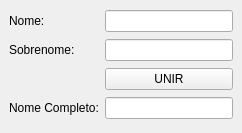
<?xml version="1.0" encoding="UTF-8"?>
<ui version="4.0">
 <class>Janela</class>
 <widget class="QMainWindow" name="Janela">
  <property name="geometry">
   <rect>
    <x>0</x>
    <y>0</y>
    <width>242</width>
    <height>133</height>
   </rect>
  </property>
  <property name="windowTitle">
   <string>Junta Nomes</string>
  </property>
  <widget class="QWidget" name="centralwidget">
   <layout class="QGridLayout" name="gridLayout">
    <item row="0" column="0">
     <widget class="QLabel" name="label_nome">
      <property name="text">
       <string>Nome:</string>
      </property>
     </widget>
    </item>
    <item row="0" column="1">
     <widget class="QLineEdit" name="lineEdit_nome"/>
    </item>
    <item row="1" column="0">
     <widget class="QLabel" name="label_sobrenome">
      <property name="text">
       <string>Sobrenome:</string>
      </property>
     </widget>
    </item>
    <item row="1" column="1">
     <widget class="QLineEdit" name="lineEdit_sobrenome"/>
    </item>
    <item row="2" column="1">
     <widget class="QPushButton" name="pushButton_unir">
      <property name="text">
       <string>UNIR</string>
      </property>
     </widget>
    </item>
    <item row="3" column="0">
     <widget class="QLabel" name="label_completo">
      <property name="text">
       <string>Nome Completo:</string>
      </property>
     </widget>
    </item>
    <item row="3" column="1">
     <widget class="QLineEdit" name="lineEdit_completo"/>
    </item>
   </layout>
  </widget>
 </widget>
 <resources/>
 <connections/>
</ui>
